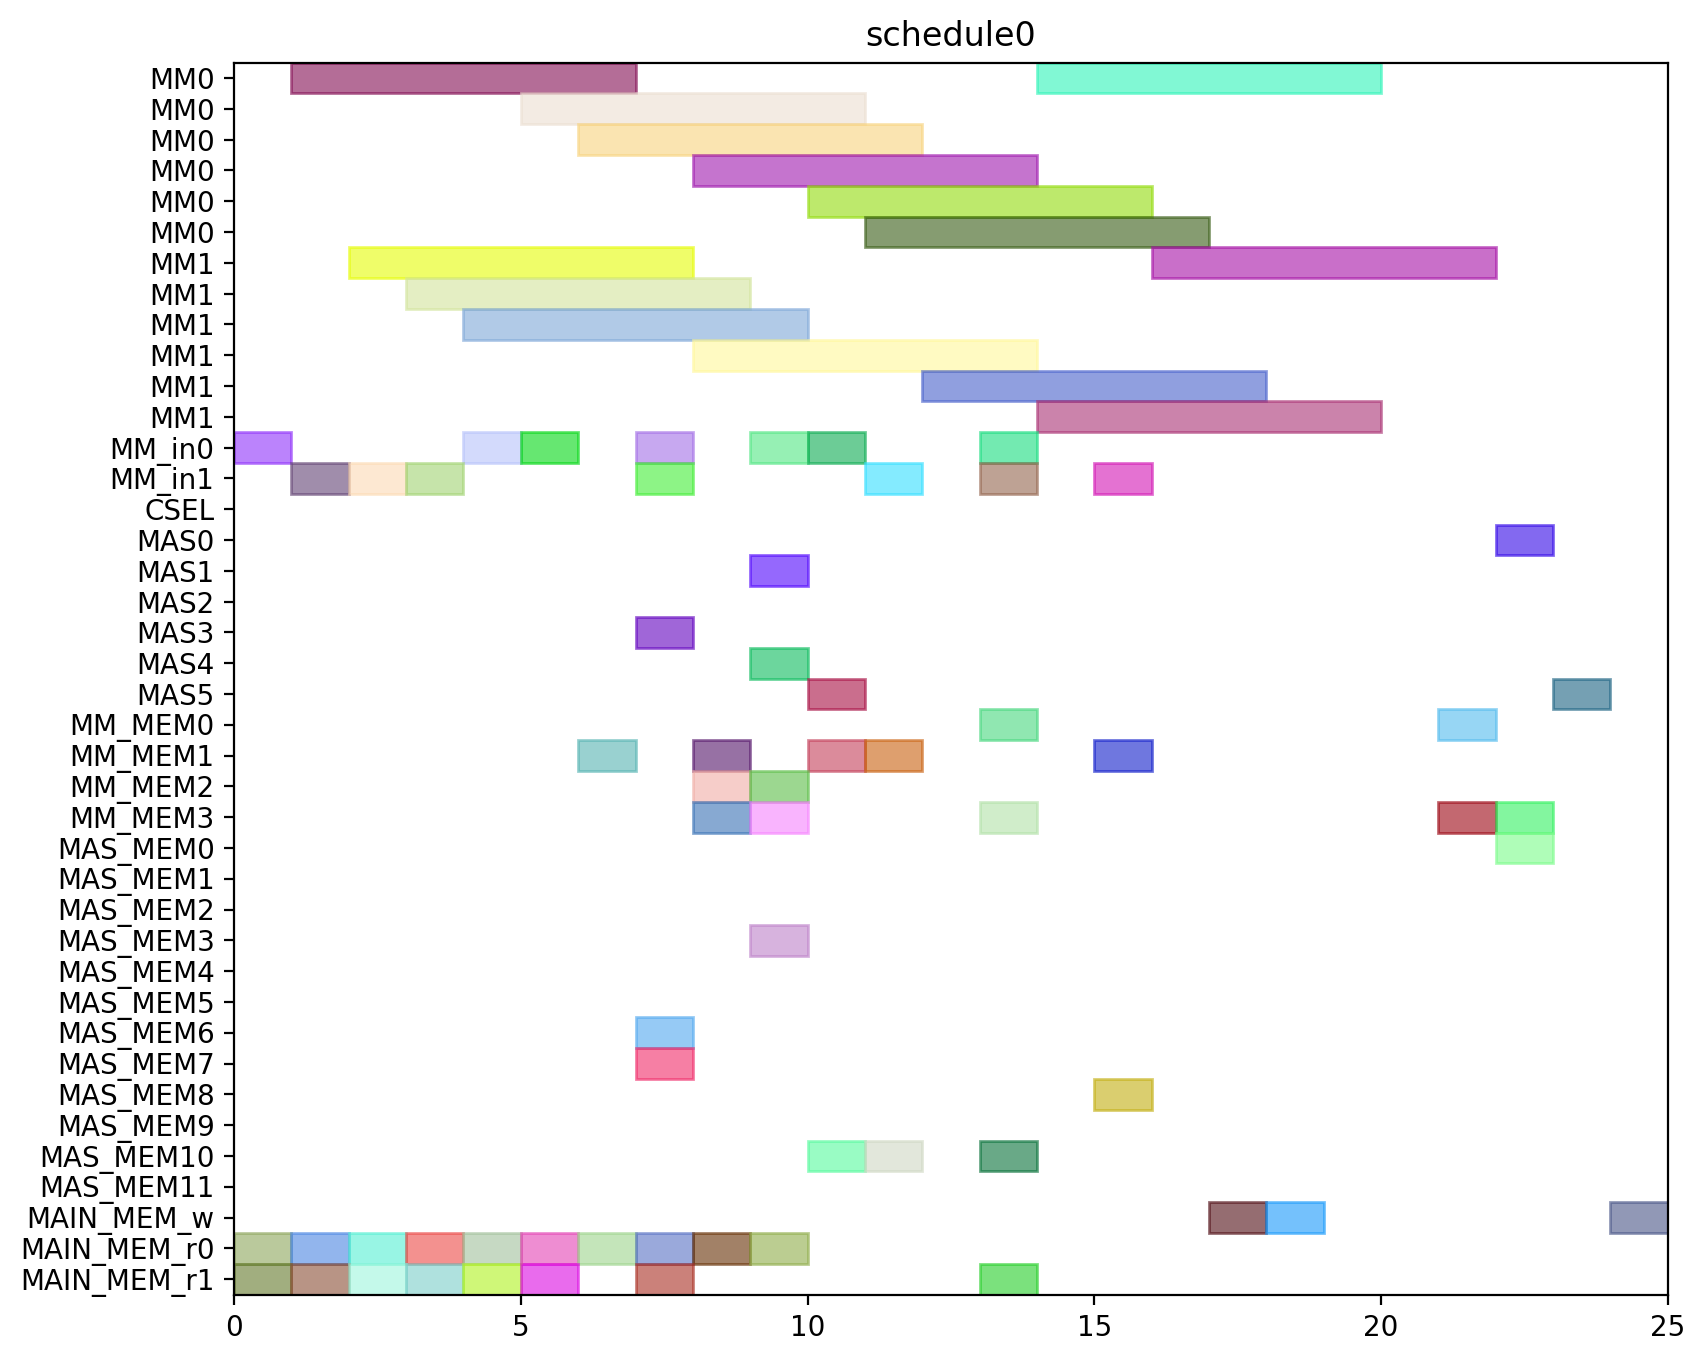

Here is the Python script that generated this plot:
from pyschedule import Scenario, solvers, plotters, alt


def solve():
	horizon = 120
	S = Scenario("schedule0", horizon=horizon)

	# resource
	MM = S.Resources('MM', num=2, size=6)
	MM_in = S.Resources('MM_in', num=2)
	CSEL = S.Resource('CSEL')
	MAS = S.Resources('MAS', num=6, size=1, periods=range(1, horizon))
	MM_MEM = S.Resources('MM_MEM', num=4)
	MAS_MEM = S.Resources('MAS_MEM', num=12)
	MAIN_MEM_w = S.Resource('MAIN_MEM_w', size=1)
	MAIN_MEM_r = S.Resources('MAIN_MEM_r', num=2)

	# result of previous scheduling

	# new tasks
	r1 = S.Task('r1', length=6, delay_cost=1)
	r1 += alt(MM)
	r1_in = S.Task('r1_in', length=1, delay_cost=1)
	r1_in += alt(MM_in)
	S += r1_in*MM_in[0]<=r1*MM[0]
	S += r1_in*MM_in[1]<=r1*MM[1]
	r1_mem0 = S.Task('r1_mem0', length=1, delay_cost=1)
	r1_mem0 += MAIN_MEM_r[0]
	S += r1_mem0 <= r1

	r1_mem1 = S.Task('r1_mem1', length=1, delay_cost=1)
	r1_mem1 += MAIN_MEM_r[1]
	S += r1_mem1 <= r1

	r3 = S.Task('r3', length=6, delay_cost=1)
	r3 += alt(MM)
	r3_in = S.Task('r3_in', length=1, delay_cost=1)
	r3_in += alt(MM_in)
	S += r3_in*MM_in[0]<=r3*MM[0]
	S += r3_in*MM_in[1]<=r3*MM[1]
	r3_mem0 = S.Task('r3_mem0', length=1, delay_cost=1)
	r3_mem0 += MAIN_MEM_r[0]
	S += r3_mem0 <= r3

	r3_mem1 = S.Task('r3_mem1', length=1, delay_cost=1)
	r3_mem1 += MAIN_MEM_r[1]
	S += r3_mem1 <= r3

	r4 = S.Task('r4', length=6, delay_cost=1)
	r4 += alt(MM)
	r4_in = S.Task('r4_in', length=1, delay_cost=1)
	r4_in += alt(MM_in)
	S += r4_in*MM_in[0]<=r4*MM[0]
	S += r4_in*MM_in[1]<=r4*MM[1]
	r4_mem0 = S.Task('r4_mem0', length=1, delay_cost=1)
	r4_mem0 += MAIN_MEM_r[0]
	S += r4_mem0 <= r4

	r4_mem1 = S.Task('r4_mem1', length=1, delay_cost=1)
	r4_mem1 += MAIN_MEM_r[1]
	S += r4_mem1 <= r4

	r5 = S.Task('r5', length=6, delay_cost=1)
	r5 += alt(MM)
	r5_in = S.Task('r5_in', length=1, delay_cost=1)
	r5_in += alt(MM_in)
	S += r5_in*MM_in[0]<=r5*MM[0]
	S += r5_in*MM_in[1]<=r5*MM[1]
	r5_mem0 = S.Task('r5_mem0', length=1, delay_cost=1)
	r5_mem0 += MAIN_MEM_r[0]
	S += r5_mem0 <= r5

	r5_mem1 = S.Task('r5_mem1', length=1, delay_cost=1)
	r5_mem1 += MAIN_MEM_r[1]
	S += r5_mem1 <= r5

	r6 = S.Task('r6', length=6, delay_cost=1)
	r6 += alt(MM)
	r6_in = S.Task('r6_in', length=1, delay_cost=1)
	r6_in += alt(MM_in)
	S += r6_in*MM_in[0]<=r6*MM[0]
	S += r6_in*MM_in[1]<=r6*MM[1]
	r6_mem0 = S.Task('r6_mem0', length=1, delay_cost=1)
	r6_mem0 += MAIN_MEM_r[0]
	S += r6_mem0 <= r6

	r6_mem1 = S.Task('r6_mem1', length=1, delay_cost=1)
	r6_mem1 += MAIN_MEM_r[1]
	S += r6_mem1 <= r6

	r12 = S.Task('r12', length=6, delay_cost=1)
	r12 += alt(MM)
	r12_in = S.Task('r12_in', length=1, delay_cost=1)
	r12_in += alt(MM_in)
	S += r12_in*MM_in[0]<=r12*MM[0]
	S += r12_in*MM_in[1]<=r12*MM[1]
	r12_mem0 = S.Task('r12_mem0', length=1, delay_cost=1)
	r12_mem0 += MAIN_MEM_r[0]
	S += r12_mem0 <= r12

	r12_mem1 = S.Task('r12_mem1', length=1, delay_cost=1)
	r12_mem1 += MAIN_MEM_r[1]
	S += r12_mem1 <= r12

	r13 = S.Task('r13', length=6, delay_cost=1)
	r13 += alt(MM)
	r13_in = S.Task('r13_in', length=1, delay_cost=1)
	r13_in += alt(MM_in)
	S += r13_in*MM_in[0]<=r13*MM[0]
	S += r13_in*MM_in[1]<=r13*MM[1]
	r13_mem0 = S.Task('r13_mem0', length=1, delay_cost=1)
	r13_mem0 += MAIN_MEM_r[0]
	S += r13_mem0 <= r13

	r13_mem1 = S.Task('r13_mem1', length=1, delay_cost=1)
	r13_mem1 += MAIN_MEM_r[1]
	S += r13_mem1 <= r13

	r2 = S.Task('r2', length=1, delay_cost=1)
	r2 += alt(MAS)
	r2_mem0 = S.Task('r2_mem0', length=1, delay_cost=1)
	r2_mem0 += alt(MM_MEM)
	S += (r1*MM[0])-1 < r2_mem0*MM_MEM[0]
	S += (r1*MM[1])-1 < r2_mem0*MM_MEM[2]
	S += r2_mem0 <= r2

	r2_mem1 = S.Task('r2_mem1', length=1, delay_cost=1)
	r2_mem1 += alt(MM_MEM)
	S += (r1*MM[0])-1 < r2_mem1*MM_MEM[1]
	S += (r1*MM[1])-1 < r2_mem1*MM_MEM[3]
	S += r2_mem1 <= r2

	r7 = S.Task('r7', length=1, delay_cost=1)
	r7 += alt(MAS)
	r7_mem0 = S.Task('r7_mem0', length=1, delay_cost=1)
	r7_mem0 += alt(MM_MEM)
	S += (r5*MM[0])-1 < r7_mem0*MM_MEM[0]
	S += (r5*MM[1])-1 < r7_mem0*MM_MEM[2]
	S += r7_mem0 <= r7

	r7_mem1 = S.Task('r7_mem1', length=1, delay_cost=1)
	r7_mem1 += alt(MM_MEM)
	S += (r6*MM[0])-1 < r7_mem1*MM_MEM[1]
	S += (r6*MM[1])-1 < r7_mem1*MM_MEM[3]
	S += r7_mem1 <= r7

	r8 = S.Task('r8', length=1, delay_cost=1)
	r8 += alt(MAS)
	r8_mem0 = S.Task('r8_mem0', length=1, delay_cost=1)
	r8_mem0 += MAIN_MEM_r[0]
	S += r8_mem0 <= r8

	r8_mem1 = S.Task('r8_mem1', length=1, delay_cost=1)
	r8_mem1 += alt(MM_MEM)
	S += (r4*MM[0])-1 < r8_mem1*MM_MEM[1]
	S += (r4*MM[1])-1 < r8_mem1*MM_MEM[3]
	S += r8_mem1 <= r8

	r10 = S.Task('r10', length=1, delay_cost=1)
	r10 += alt(MAS)
	r10_mem0 = S.Task('r10_mem0', length=1, delay_cost=1)
	r10_mem0 += MAIN_MEM_r[0]
	S += r10_mem0 <= r10

	r10_mem1 = S.Task('r10_mem1', length=1, delay_cost=1)
	r10_mem1 += alt(MM_MEM)
	S += (r4*MM[0])-1 < r10_mem1*MM_MEM[1]
	S += (r4*MM[1])-1 < r10_mem1*MM_MEM[3]
	S += r10_mem1 <= r10

	r9 = S.Task('r9', length=6, delay_cost=1)
	r9 += alt(MM)
	r9_in = S.Task('r9_in', length=1, delay_cost=1)
	r9_in += alt(MM_in)
	S += r9_in*MM_in[0]<=r9*MM[0]
	S += r9_in*MM_in[1]<=r9*MM[1]
	r9_mem0 = S.Task('r9_mem0', length=1, delay_cost=1)
	r9_mem0 += MAIN_MEM_r[0]
	S += r9_mem0 <= r9

	r9_mem1 = S.Task('r9_mem1', length=1, delay_cost=1)
	r9_mem1 += alt(MAS_MEM)
	S += (r7*MAS[0])-1 < r9_mem1*MAS_MEM[1]
	S += (r7*MAS[1])-1 < r9_mem1*MAS_MEM[3]
	S += (r7*MAS[2])-1 < r9_mem1*MAS_MEM[5]
	S += (r7*MAS[3])-1 < r9_mem1*MAS_MEM[7]
	S += (r7*MAS[4])-1 < r9_mem1*MAS_MEM[9]
	S += (r7*MAS[5])-1 < r9_mem1*MAS_MEM[11]
	S += r9_mem1 <= r9

	r11 = S.Task('r11', length=6, delay_cost=1)
	r11 += alt(MM)
	r11_in = S.Task('r11_in', length=1, delay_cost=1)
	r11_in += alt(MM_in)
	S += r11_in*MM_in[0]<=r11*MM[0]
	S += r11_in*MM_in[1]<=r11*MM[1]
	r11_mem0 = S.Task('r11_mem0', length=1, delay_cost=1)
	r11_mem0 += alt(MAS_MEM)
	S += (r10*MAS[0])-1 < r11_mem0*MAS_MEM[0]
	S += (r10*MAS[1])-1 < r11_mem0*MAS_MEM[2]
	S += (r10*MAS[2])-1 < r11_mem0*MAS_MEM[4]
	S += (r10*MAS[3])-1 < r11_mem0*MAS_MEM[6]
	S += (r10*MAS[4])-1 < r11_mem0*MAS_MEM[8]
	S += (r10*MAS[5])-1 < r11_mem0*MAS_MEM[10]
	S += r11_mem0 <= r11

	r11_mem1 = S.Task('r11_mem1', length=1, delay_cost=1)
	r11_mem1 += alt(MAS_MEM)
	S += (r10*MAS[0])-1 < r11_mem1*MAS_MEM[1]
	S += (r10*MAS[1])-1 < r11_mem1*MAS_MEM[3]
	S += (r10*MAS[2])-1 < r11_mem1*MAS_MEM[5]
	S += (r10*MAS[3])-1 < r11_mem1*MAS_MEM[7]
	S += (r10*MAS[4])-1 < r11_mem1*MAS_MEM[9]
	S += (r10*MAS[5])-1 < r11_mem1*MAS_MEM[11]
	S += r11_mem1 <= r11

	PX_new = S.Task('PX_new', length=6, delay_cost=1)
	PX_new += alt(MM)
	PX_new_in = S.Task('PX_new_in', length=1, delay_cost=1)
	PX_new_in += alt(MM_in)
	S += PX_new_in*MM_in[0]<=PX_new*MM[0]
	S += PX_new_in*MM_in[1]<=PX_new*MM[1]
	S += 0<PX_new

	PX_new_w = S.Task('PX_new_w', length=1, delay_cost=1)
	PX_new_w += alt(MAIN_MEM_w)
	S += PX_new <= PX_new_w

	PX_new_mem0 = S.Task('PX_new_mem0', length=1, delay_cost=1)
	PX_new_mem0 += alt(MAS_MEM)
	S += (r2*MAS[0])-1 < PX_new_mem0*MAS_MEM[0]
	S += (r2*MAS[1])-1 < PX_new_mem0*MAS_MEM[2]
	S += (r2*MAS[2])-1 < PX_new_mem0*MAS_MEM[4]
	S += (r2*MAS[3])-1 < PX_new_mem0*MAS_MEM[6]
	S += (r2*MAS[4])-1 < PX_new_mem0*MAS_MEM[8]
	S += (r2*MAS[5])-1 < PX_new_mem0*MAS_MEM[10]
	S += PX_new_mem0 <= PX_new

	PX_new_mem1 = S.Task('PX_new_mem1', length=1, delay_cost=1)
	PX_new_mem1 += alt(MM_MEM)
	S += (r12*MM[0])-1 < PX_new_mem1*MM_MEM[1]
	S += (r12*MM[1])-1 < PX_new_mem1*MM_MEM[3]
	S += PX_new_mem1 <= PX_new

	r14 = S.Task('r14', length=6, delay_cost=1)
	r14 += alt(MM)
	r14_in = S.Task('r14_in', length=1, delay_cost=1)
	r14_in += alt(MM_in)
	S += r14_in*MM_in[0]<=r14*MM[0]
	S += r14_in*MM_in[1]<=r14*MM[1]
	r14_mem0 = S.Task('r14_mem0', length=1, delay_cost=1)
	r14_mem0 += alt(MAS_MEM)
	S += (r2*MAS[0])-1 < r14_mem0*MAS_MEM[0]
	S += (r2*MAS[1])-1 < r14_mem0*MAS_MEM[2]
	S += (r2*MAS[2])-1 < r14_mem0*MAS_MEM[4]
	S += (r2*MAS[3])-1 < r14_mem0*MAS_MEM[6]
	S += (r2*MAS[4])-1 < r14_mem0*MAS_MEM[8]
	S += (r2*MAS[5])-1 < r14_mem0*MAS_MEM[10]
	S += r14_mem0 <= r14

	r14_mem1 = S.Task('r14_mem1', length=1, delay_cost=1)
	r14_mem1 += alt(MM_MEM)
	S += (r3*MM[0])-1 < r14_mem1*MM_MEM[1]
	S += (r3*MM[1])-1 < r14_mem1*MM_MEM[3]
	S += r14_mem1 <= r14

	Z1_new = S.Task('Z1_new', length=6, delay_cost=1)
	Z1_new += alt(MM)
	Z1_new_in = S.Task('Z1_new_in', length=1, delay_cost=1)
	Z1_new_in += alt(MM_in)
	S += Z1_new_in*MM_in[0]<=Z1_new*MM[0]
	S += Z1_new_in*MM_in[1]<=Z1_new*MM[1]
	S += 0<Z1_new

	Z1_new_w = S.Task('Z1_new_w', length=1, delay_cost=1)
	Z1_new_w += alt(MAIN_MEM_w)
	S += Z1_new <= Z1_new_w

	Z1_new_mem0 = S.Task('Z1_new_mem0', length=1, delay_cost=1)
	Z1_new_mem0 += alt(MAS_MEM)
	S += (r2*MAS[0])-1 < Z1_new_mem0*MAS_MEM[0]
	S += (r2*MAS[1])-1 < Z1_new_mem0*MAS_MEM[2]
	S += (r2*MAS[2])-1 < Z1_new_mem0*MAS_MEM[4]
	S += (r2*MAS[3])-1 < Z1_new_mem0*MAS_MEM[6]
	S += (r2*MAS[4])-1 < Z1_new_mem0*MAS_MEM[8]
	S += (r2*MAS[5])-1 < Z1_new_mem0*MAS_MEM[10]
	S += Z1_new_mem0 <= Z1_new

	Z1_new_mem1 = S.Task('Z1_new_mem1', length=1, delay_cost=1)
	Z1_new_mem1 += alt(MM_MEM)
	S += (r13*MM[0])-1 < Z1_new_mem1*MM_MEM[1]
	S += (r13*MM[1])-1 < Z1_new_mem1*MM_MEM[3]
	S += Z1_new_mem1 <= Z1_new

	r15 = S.Task('r15', length=6, delay_cost=1)
	r15 += alt(MM)
	r15_in = S.Task('r15_in', length=1, delay_cost=1)
	r15_in += alt(MM_in)
	S += r15_in*MM_in[0]<=r15*MM[0]
	S += r15_in*MM_in[1]<=r15*MM[1]
	r15_mem0 = S.Task('r15_mem0', length=1, delay_cost=1)
	r15_mem0 += alt(MAS_MEM)
	S += (r8*MAS[0])-1 < r15_mem0*MAS_MEM[0]
	S += (r8*MAS[1])-1 < r15_mem0*MAS_MEM[2]
	S += (r8*MAS[2])-1 < r15_mem0*MAS_MEM[4]
	S += (r8*MAS[3])-1 < r15_mem0*MAS_MEM[6]
	S += (r8*MAS[4])-1 < r15_mem0*MAS_MEM[8]
	S += (r8*MAS[5])-1 < r15_mem0*MAS_MEM[10]
	S += r15_mem0 <= r15

	r15_mem1 = S.Task('r15_mem1', length=1, delay_cost=1)
	r15_mem1 += alt(MM_MEM)
	S += (r9*MM[0])-1 < r15_mem1*MM_MEM[1]
	S += (r9*MM[1])-1 < r15_mem1*MM_MEM[3]
	S += r15_mem1 <= r15

	r16 = S.Task('r16', length=6, delay_cost=1)
	r16 += alt(MM)
	r16_in = S.Task('r16_in', length=1, delay_cost=1)
	r16_in += alt(MM_in)
	S += r16_in*MM_in[0]<=r16*MM[0]
	S += r16_in*MM_in[1]<=r16*MM[1]
	r16_mem0 = S.Task('r16_mem0', length=1, delay_cost=1)
	r16_mem0 += alt(MM_MEM)
	S += (r11*MM[0])-1 < r16_mem0*MM_MEM[0]
	S += (r11*MM[1])-1 < r16_mem0*MM_MEM[2]
	S += r16_mem0 <= r16

	r16_mem1 = S.Task('r16_mem1', length=1, delay_cost=1)
	r16_mem1 += MAIN_MEM_r[1]
	S += r16_mem1 <= r16

	r17 = S.Task('r17', length=1, delay_cost=1)
	r17 += alt(MAS)
	r17_mem0 = S.Task('r17_mem0', length=1, delay_cost=1)
	r17_mem0 += alt(MM_MEM)
	S += (r14*MM[0])-1 < r17_mem0*MM_MEM[0]
	S += (r14*MM[1])-1 < r17_mem0*MM_MEM[2]
	S += r17_mem0 <= r17

	r17_mem1 = S.Task('r17_mem1', length=1, delay_cost=1)
	r17_mem1 += alt(MM_MEM)
	S += (r15*MM[0])-1 < r17_mem1*MM_MEM[1]
	S += (r15*MM[1])-1 < r17_mem1*MM_MEM[3]
	S += r17_mem1 <= r17

	PY_new = S.Task('PY_new', length=1, delay_cost=1)
	PY_new += alt(MAS)
	S += 0<PY_new

	PY_new_w = S.Task('PY_new_w', length=1, delay_cost=1)
	PY_new_w += alt(MAIN_MEM_w)
	S += PY_new <= PY_new_w

	PY_new_mem0 = S.Task('PY_new_mem0', length=1, delay_cost=1)
	PY_new_mem0 += alt(MAS_MEM)
	S += (r17*MAS[0])-1 < PY_new_mem0*MAS_MEM[0]
	S += (r17*MAS[1])-1 < PY_new_mem0*MAS_MEM[2]
	S += (r17*MAS[2])-1 < PY_new_mem0*MAS_MEM[4]
	S += (r17*MAS[3])-1 < PY_new_mem0*MAS_MEM[6]
	S += (r17*MAS[4])-1 < PY_new_mem0*MAS_MEM[8]
	S += (r17*MAS[5])-1 < PY_new_mem0*MAS_MEM[10]
	S += PY_new_mem0 <= PY_new

	PY_new_mem1 = S.Task('PY_new_mem1', length=1, delay_cost=1)
	PY_new_mem1 += alt(MM_MEM)
	S += (r16*MM[0])-1 < PY_new_mem1*MM_MEM[1]
	S += (r16*MM[1])-1 < PY_new_mem1*MM_MEM[3]
	S += PY_new_mem1 <= PY_new

	solvers.mip.solve(S,msg=1,kind='CPLEX',ratio_gap=1.01)

	solution = [['hoge']*len(S.solution()[1]) for i in range(len(S.solution()))]
	for i in range(len(S.solution())):
		for j in range(len(S.solution()[i])):
			solution[i][j]=str(S.solution()[i][j])
	print(solution)

	cycles = int(solution[-1][3])

	pic_file_name = "/home/mfukuda/ABE/multiRAM_multiMAS_16mux/scheduling_result/stage6MM2_stage1MAS6/EP_YRECOVER/schedule0.png"
	if(S.solution() != []):
		plotters.matplotlib.plot(S,img_filename=pic_file_name, show_task_labels=False, fig_size=(cycles*0.25+3, 8))

	return solution
